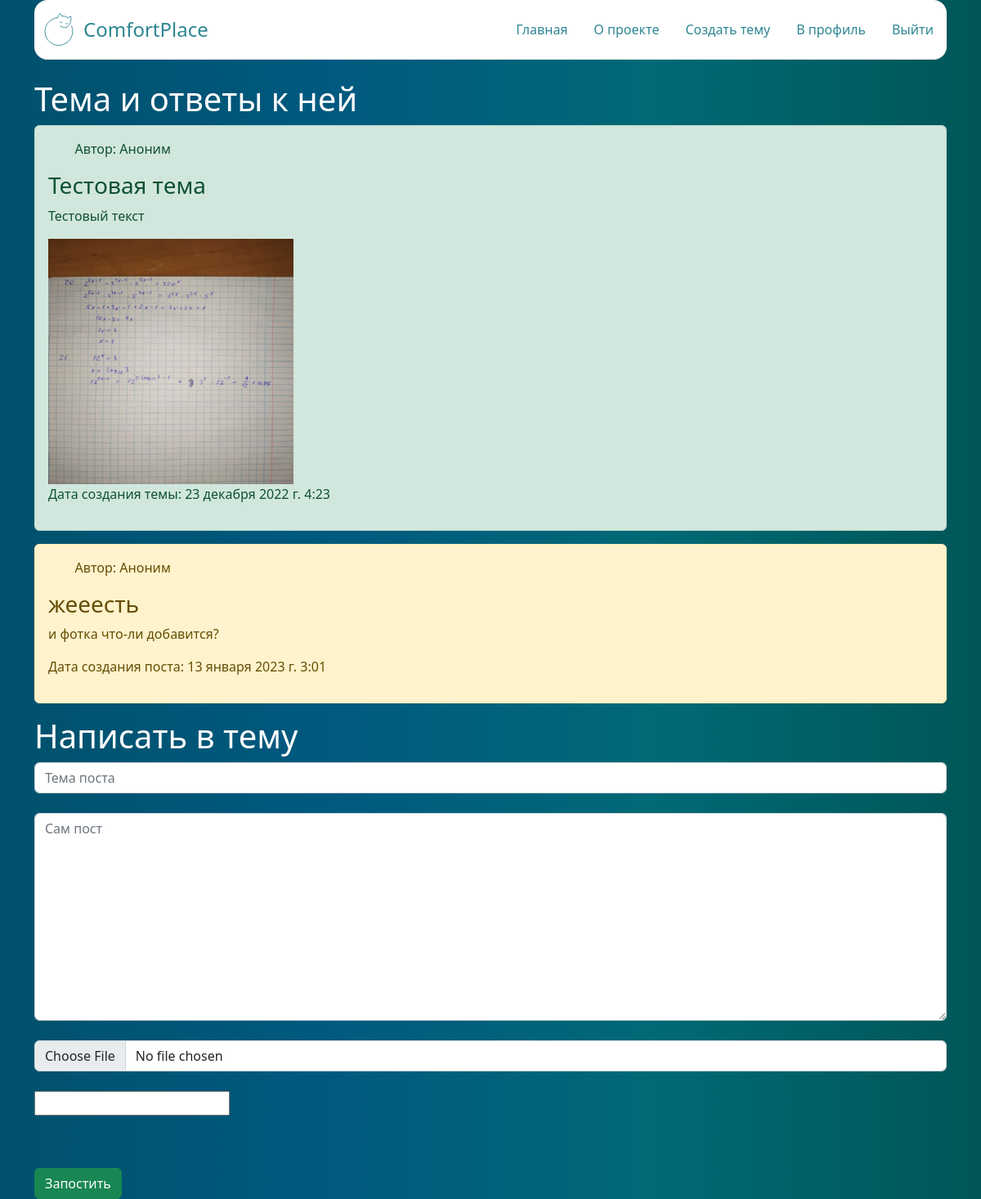
Page /theme/1 (signed in) on the committed database.
### main/models.py (models this page shows, shortened)
class Theme(models.Model):
    header = models.CharField(max_length=100, db_index=True)
    media = models.ImageField(upload_to='communication_pictures/themes/%Y/%m/%d/', blank=True)
    text = models.TextField(max_length=500)
    time_create = models.DateTimeField(auto_now_add=True)
    time_update = models.DateTimeField(auto_now=True)
    author = models.ForeignKey('auth.User', to_field='username', on_delete=PROTECT, null=True)
    class Meta:
        verbose_name = 'Тема'
        verbose_name_plural = 'Темы'

class Post(models.Model):
    theme = models.CharField('Тема', max_length=70)
    text = models.TextField('Пост')
    post_picture = models.ImageField(upload_to='communication_pictures/posts/%Y/%m/%d/', blank=True)
    create_time = models.DateTimeField(auto_now_add=True)
    update_time = models.DateTimeField(auto_now=True)
    parent_theme = models.ForeignKey('Theme', on_delete=CASCADE, blank=True)
    author = models.ForeignKey('auth.User', to_field='username', on_delete=PROTECT, null=True)
    class Meta:
        verbose_name = 'Пост'
        verbose_name_plural = 'Посты'

### main/views.py (the view, shortened to what this page needs)
# urls.py: path('theme/<int:theme_id>', views.theme, name='theme'),
def theme(request, theme_id):
    main_theme = Theme.objects.get(pk=theme_id)
    posts_related = Post.objects.filter(parent_theme_id=theme_id)
    error = ''
    form = PostForm()
    context = {
        'theme_id': theme_id,
        'main_theme': main_theme,
        'posts_related': posts_related,
        'error': error,
        'form': form
    }
    return render(request, 'main/theme.html', context)

### main/forms.py
class PostForm(ModelForm):
    captcha = CaptchaField(label='Капча', widget=CaptchaTextInput(attrs={'placeholder': 'Капча'}))
    class Meta:
        model = Post
        fields = ('theme', 'text', 'post_picture')
        widgets = {
            'theme': TextInput(attrs={
                'class': 'form-control',
                'placeholder': 'Тема поста'}),
            'text': Textarea(attrs={
                'class': 'form-control',
                'placeholder': 'Сам пост'}),
            'post_picture':  FileInput(attrs={
                'class': 'form-control',
                'placeholder': 'Вложение поста'})
        }

### main/templates/main/theme.html (shortened to what this page needs)
{% extends 'main/base.html' %}
{% block content %}
<h1 class="text-white">Тема и ответы к ней</h1>
{% if main_theme %}
<div class="alert-success alert mt-2">
    <p style="margin-left: 3%">Автор: {% if main_theme.author_id %} <a href="{% url '/accounts/profile' main_theme.author_id %}" class="main-website-color">{{main_theme.author_id}}</a> {% else %} Аноним {% endif %}</p>
    <h3>{{ main_theme.header }}</h3>
    <p>{{ main_theme.text }}</p>
    {% if main_theme.media %}
        <img src="{{ main_theme.media.url }}" alt="Медиа-вложение темы" width="300" height="300">
    {% endif %}
    <p>Дата создания темы: {{ main_theme.time_create }}</p>
</div>
{% if posts_related %}
{% for post in posts_related %}
<div class="alert-warning alert mt-2">
    <p style="margin-left: 3%">Автор: {% if post.author_id %} <a href="{% url '/accounts/profile' main_theme.author_id %}" class="main-website-color">{{post.author_id}}</a> {% else %} Аноним {% endif %}</p>
    <h3>{{ post.theme }}</h3>
    <p>{{ post.text }}</p>
    <p>Дата создания поста: {{ post.create_time }}</p>
</div>
{% endfor %}
{% else %}
<div class="alert-danger alert mt-2">
    <p>Тему ещё никто не комментировал</p>
</div>
{% endif %}
{% else %}
<div class="alert-danger alert mt-2">
    <p>Темы нет</p>
</div>
{% endif %}
<h1 class="text-white">Написать в тему</h1>
{% if request.user.is_authenticated %}
    <form method="post" enctype="multipart/form-data">
        {{ form.theme }} <br>
        {{ form.text }} <br>
        {{ form.post_picture }} <br>
        {{ form.captcha }}
        <button type="submit" class="btn btn-success mt-5">Запостить</button>
    </form>
{% else %}
    <p class="text-white">Комментировать тему могут только авторизованные ползователи</p>
{% endif %}
{% endblock %}

### main/static/main/css/styles.css (style rules this page uses)
body { background: linear-gradient(to right, rgb(0, 81, 108), rgb(1, 89, 127), rgb(1, 105, 118), rgb(0, 86, 87)); background-size: 100%; }

### rows in the picture
Theme: header "Тестовая тема", text "Тестовый текст", media (picture), time_create "23 декабря 2022 г. 4:23"
Post: shows "Аноним", theme "жееесть", text "и фотка что-ли добавится?", create_time "13 января 2023 г. 3:01"
